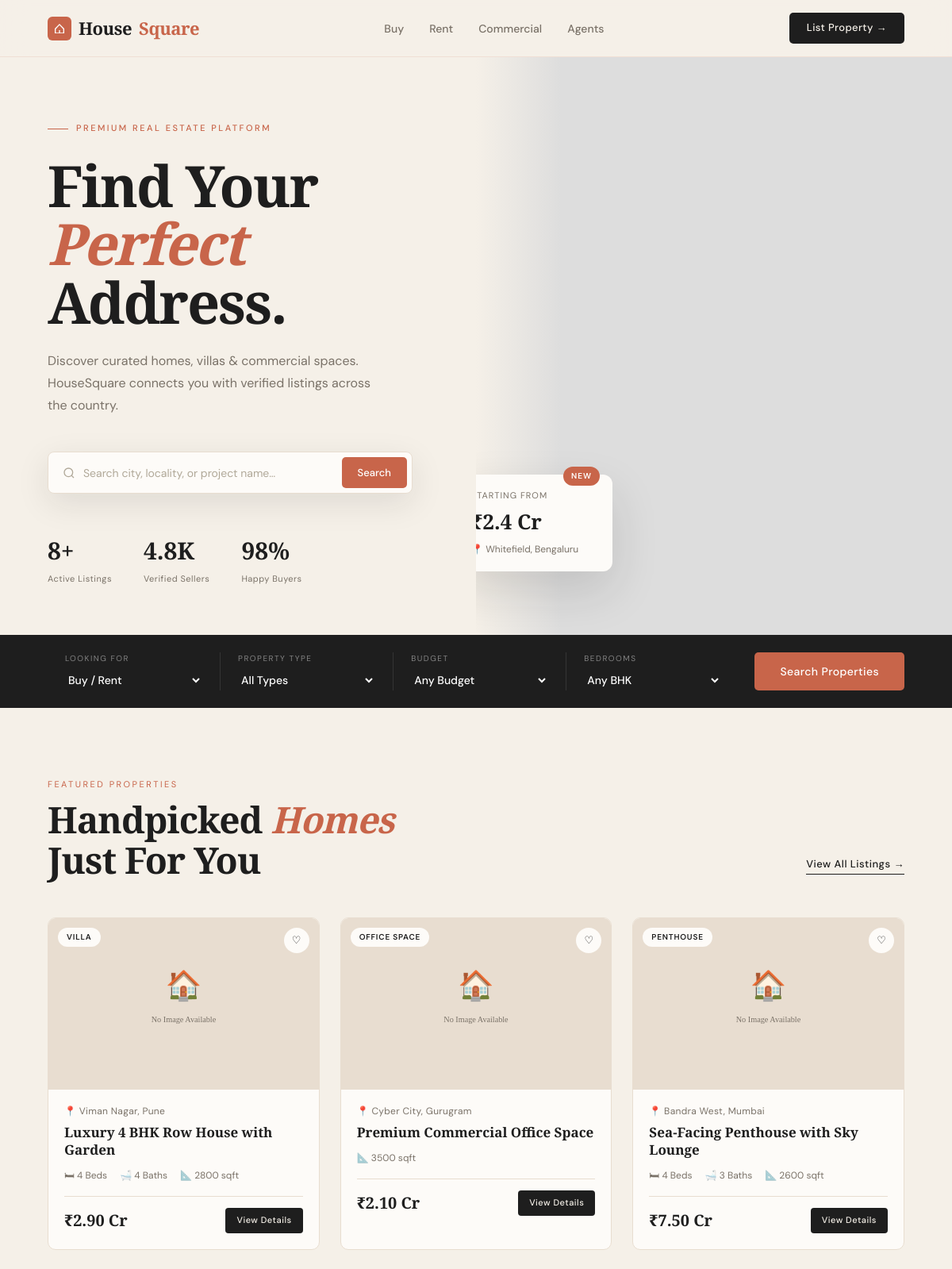
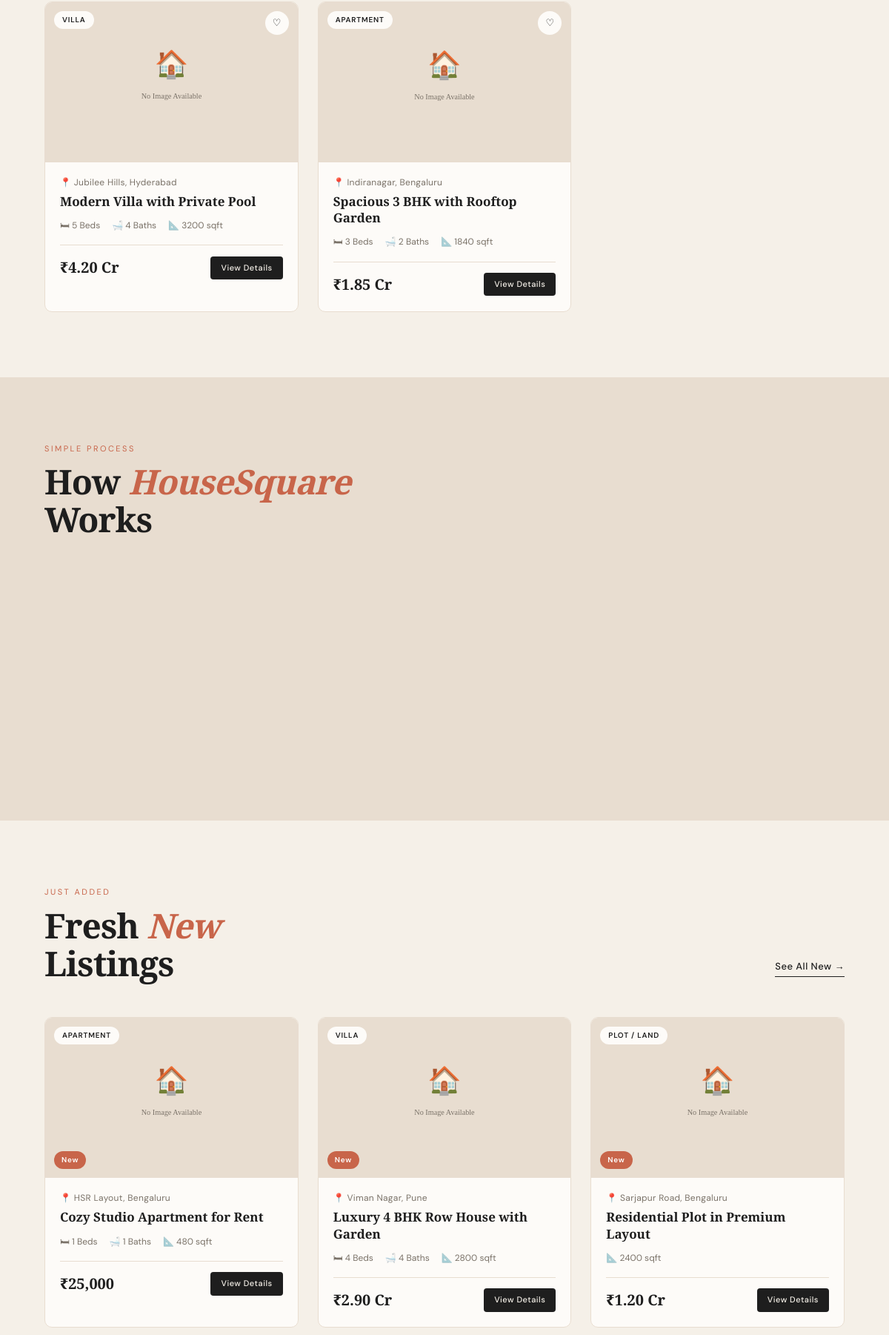
The page / (upper part) on the database its author committed (2 pictures, top to bottom).
### listings/models.py (models this page shows, shortened)
class Property(models.Model):
    PROPERTY_TYPES = [
        ('apartment', 'Apartment'),
        ('villa',     'Villa'),
        ('plot',      'Plot / Land'),
        ('penthouse', 'Penthouse'),
        ('commercial','Commercial'),
        ('office',    'Office Space'),
        ('shop',      'Shop / Showroom'),
        ('warehouse', 'Warehouse'),
    ]
    LISTING_PURPOSE = [
        ('sale',  'For Sale'),
        ('rent',  'For Rent'),
        ('lease', 'For Lease'),
    ]
    STATUS_CHOICES = [
        ('available',  'Available'),
        ('under_offer','Under Offer'),
        ('sold',       'Sold'),
        ('rented',     'Rented'),
    ]
    FURNISHING = [
        ('unfurnished',       'Unfurnished'),
        ('semi_furnished',    'Semi-Furnished'),
        ('fully_furnished',   'Fully Furnished'),
    ]
    FACING = [
        ('north', 'North'),
        ('south', 'South'),
        ('east',  'East'),
        ('west',  'West'),
        ('ne',    'North-East'),
        ('nw',    'North-West'),
        ('se',    'South-East'),
        ('sw',    'South-West'),
    ]
    id             = models.UUIDField(primary_key=True, default=uuid.uuid4, editable=False)
    title          = models.CharField(max_length=200)
    slug           = models.SlugField(max_length=220, unique=True, blank=True)
    description    = models.TextField()
    property_type  = models.CharField(max_length=20, choices=PROPERTY_TYPES)
    purpose        = models.CharField(max_length=10, choices=LISTING_PURPOSE, default='sale')
    status         = models.CharField(max_length=15, choices=STATUS_CHOICES, default='available')
    address        = models.CharField(max_length=300)
    locality       = models.CharField(max_length=150)
    city           = models.ForeignKey(City, on_delete=models.SET_NULL, null=True)
    pincode        = models.CharField(max_length=10, blank=True)
    latitude       = models.DecimalField(max_digits=9, decimal_places=6, null=True, blank=True)
    longitude      = models.DecimalField(max_digits=9, decimal_places=6, null=True, blank=True)
    price          = models.DecimalField(max_digits=14, decimal_places=2)
    price_negotiable = models.BooleanField(default=False)
    maintenance_charges = models.DecimalField(max_digits=8, decimal_places=2, null=True, blank=True)
    bedrooms       = models.PositiveSmallIntegerField(null=True, blank=True)
    bathrooms      = models.PositiveSmallIntegerField(null=True, blank=True)
    balconies      = models.PositiveSmallIntegerField(null=True, blank=True)
    parking_spots  = models.PositiveSmallIntegerField(default=0)
    floor_number   = models.PositiveSmallIntegerField(null=True, blank=True)
    total_floors   = models.PositiveSmallIntegerField(null=True, blank=True)
    built_up_area  = models.DecimalField(max_digits=10, decimal_places=2, help_text='sqft')
    carpet_area    = models.DecimalField(max_digits=10, decimal_places=2, null=True, blank=True, help_text='sqft')
    plot_area      = models.DecimalField(max_digits=10, decimal_places=2, null=True, blank=True, help_text='sqft')
    furnishing     = models.CharField(max_length=20, choices=FURNISHING, default='unfurnished')
    facing         = models.CharField(max_length=5, choices=FACING, blank=True)
    age_of_property= models.PositiveSmallIntegerField(null=True, blank=True, help_text='years')
    has_gym        = models.BooleanField(default=False)
    has_pool       = models.BooleanField(default=False)
    has_security   = models.BooleanField(default=False)
    has_lift       = models.BooleanField(default=False)
    has_garden     = models.BooleanField(default=False)
    has_clubhouse  = models.BooleanField(default=False)
    has_power_backup = models.BooleanField(default=False)
    pet_friendly   = models.BooleanField(default=False)
    cover_image    = models.ImageField(upload_to='properties/', blank=True, null=True)
    agent          = models.ForeignKey(Agent, on_delete=models.SET_NULL, null=True, blank=True, related_name='properties')
    owner_name     = models.CharField(max_length=120, blank=True)
    owner_phone    = models.CharField(max_length=20, blank=True)
    owner_email    = models.EmailField(blank=True)
    is_featured    = models.BooleanField(default=False)
    is_verified    = models.BooleanField(default=False)
    views_count    = models.PositiveIntegerField(default=0)
    created_at     = models.DateTimeField(auto_now_add=True)
    updated_at     = models.DateTimeField(auto_now=True)
    class Meta:
        verbose_name_plural = "Properties"
        ordering = ['-created_at']
    def get_absolute_url(self):
        return reverse('listings:detail', kwargs={'slug': self.slug})
    @property
    def formatted_price(self):
        price = float(self.price)
        if price >= 10_000_000:
            return f"₹{price/10_000_000:.2f} Cr"
        elif price >= 100_000:
            return f"₹{price/100_000:.2f} L"
        else:
            return f"₹{price:,.0f}"

class City(models.Model):
    name = models.CharField(max_length=100)
    state = models.CharField(max_length=100)
    class Meta:
        verbose_name_plural = "Cities"
        ordering = ['name']

### listings/views.py (the view)
# urls.py: path('',                    views.home,           name='home'),
def home(request):
    featured    = Property.objects.filter(is_featured=True, status='available')[:6]
    latest      = Property.objects.filter(status='available').order_by('-created_at')[:3]
    agents      = Agent.objects.filter(verified=True)[:4]
    total_count = Property.objects.filter(status='available').count()
    cities      = City.objects.all()[:8]
    context = {
        'featured':    featured,
        'latest':      latest,
        'agents':      agents,
        'total_count': total_count,
        'cities':      cities,
        'search_form': PropertySearchForm(),
    }
    return render(request, 'listings/home.html', context)

### listings/forms.py
class PropertySearchForm(forms.Form):
    SORT_CHOICES = [
        ('-created_at', 'Newest First'),
        ('price',       'Price: Low to High'),
        ('-price',      'Price: High to Low'),
        ('-views_count','Most Viewed'),
    ]
    q             = forms.CharField(required=False, label='Search', widget=forms.TextInput(attrs={'placeholder': 'City, locality, or keyword…'}))
    property_type = forms.ChoiceField(required=False, choices=[('', 'All Types')] + Property.PROPERTY_TYPES)
    purpose       = forms.ChoiceField(required=False, choices=[('', 'Buy / Rent')] + Property.LISTING_PURPOSE)
    bedrooms      = forms.ChoiceField(required=False, choices=[('', 'Any BHK'), ('1','1'), ('2','2'), ('3','3'), ('4','4'), ('5','5+')])
    min_price     = forms.DecimalField(required=False, label='Min Price')
    max_price     = forms.DecimalField(required=False, label='Max Price')
    sort          = forms.ChoiceField(required=False, choices=SORT_CHOICES)

### templates/listings/home.html (shortened to what this page needs)
{% extends 'base.html' %}
{% load static %}
{% block content %}
<section class="hero">
  <div class="hero-left animate-up">
    <div class="hero-tag">Premium Real Estate Platform</div>
    <h1 class="hero-title">Find Your<br><em>Perfect</em><br>Address.</h1>
    <p class="hero-sub">Discover curated homes, villas &amp; commercial spaces. HouseSquare connects you with verified listings across the country.</p>
    <form class="search-box" action="{% url 'listings:list' %}" method="get">
      <svg width="16" height="16" viewBox="0 0 24 24" fill="none" stroke="#B0A898" stroke-width="2"><circle cx="11" cy="11" r="8"/><path d="M21 21l-4.35-4.35"/></svg>
      <input type="text" name="q" placeholder="Search city, locality, or project name…" value="{{ request.GET.q }}">
      <button type="submit" class="search-btn">Search</button>
    </form>
    <div class="hero-stats">
      <div class="stat">
        <div class="stat-num">{{ total_count|default:"0" }}+</div>
        <div class="stat-label">Active Listings</div>
      </div>
      <div class="stat">
        <div class="stat-num">4.8K</div>
        <div class="stat-label">Verified Sellers</div>
      </div>
      <div class="stat">
        <div class="stat-num">98%</div>
        <div class="stat-label">Happy Buyers</div>
      </div>
    </div>
  </div>
  <div class="hero-right">
    <div class="hero-photo" style="background-image: url('{% static 'assets/images/hero-house.jpg' %}')"></div>
    <div class="floating-card">
      <span class="card-badge">NEW</span>
      <div class="card-label">Starting From</div>
      <div class="card-price">₹2.4 Cr</div>
      <div class="card-loc">📍 Whitefield, Bengaluru</div>
    </div>
  </div>
</section>
<div class="filter-bar">
  <form class="filter-form" action="{% url 'listings:list' %}" method="get">
    <div class="filter-item">
      <label>Looking For</label>
      <select name="purpose">
        <option value="">Buy / Rent</option>
      </select>
    </div>
    <div class="filter-item">
      <label>Property Type</label>
      <select name="property_type">
        <option value="">All Types</option>
      </select>
    </div>
    <div class="filter-item">
      <label>Budget</label>
      <select name="max_price">
        <option value="">Any Budget</option>
      </select>
    </div>
    <div class="filter-item">
      <label>Bedrooms</label>
      <select name="bedrooms">
        <option value="">Any BHK</option>
      </select>
    </div>
    <button type="submit" class="filter-search-btn">Search Properties</button>
  </form>
</div>
{% if featured %}
<section class="section">
  <div class="section-header">
    <div>
      <div class="section-tag">Featured Properties</div>
      <h2 class="section-title">Handpicked <em>Homes</em><br>Just For You</h2>
    </div>
    <a href="{% url 'listings:list' %}" class="view-all">View All Listings →</a>
  </div>
  <div class="listings-grid">
    {% for prop in featured %}
    <div class="listing-card" style="animation-delay: {{ forloop.counter0 }}00ms">
      <a href="{{ prop.get_absolute_url }}" class="card-link">
        <div class="card-img">
          {% if prop.cover_image %}
            <img src="{{ prop.cover_image.url }}" alt="{{ prop.title }}" loading="lazy">
          {% else %}
            <img src="{% static 'assets/images/properties/placeholder-'|add:forloop.counter|stringformat:'s'|add:'.jpg' %}" alt="{{ prop.title }}" loading="lazy" onerror="this.src='{% static 'assets/images/placeholder.svg' %}'">
          {% endif %}
          <span class="card-type-badge">{{ prop.get_property_type_display }}</span>
          <div class="card-fav" data-id="{{ prop.pk }}">♡</div>
        </div>
        <div class="card-body">
          <div class="card-address">📍 {{ prop.locality }}{% if prop.city %}, {{ prop.city.name }}{% endif %}</div>
          <div class="card-title">{{ prop.title }}</div>
          <div class="card-features">
            {% if prop.bedrooms %}<span class="feat">🛏 {{ prop.bedrooms }} Beds</span>{% endif %}
            {% if prop.bathrooms %}<span class="feat">🛁 {{ prop.bathrooms }} Baths</span>{% endif %}
            {% if prop.built_up_area %}<span class="feat">📐 {{ prop.built_up_area|floatformat:0 }} sqft</span>{% endif %}
          </div>
          <div class="card-footer">
            <div class="card-price-tag">{{ prop.formatted_price }}</div>
            <span class="card-btn">View Details</span>
          </div>
        </div>
      </a>
    </div>
    {% endfor %}
  </div>
</section>
{% endif %}
<section class="how-section">
  <div class="section-header">
    <div>
      <div class="section-tag">Simple Process</div>
      <h2 class="section-title">How <em>HouseSquare</em><br>Works</h2>
    </div>
  </div>
  <div class="steps-grid">
  </div>
</section>
{% if latest %}
<section class="section">
  <div class="section-header">
    <div>
      <div class="section-tag">Just Added</div>
      <h2 class="section-title">Fresh <em>New</em><br>Listings</h2>
    </div>
    <a href="{% url 'listings:list' %}?sort=-created_at" class="view-all">See All New →</a>
  </div>
  <div class="listings-grid">
    {% for prop in latest %}
    <div class="listing-card">
      <a href="{{ prop.get_absolute_url }}" class="card-link">
        <div class="card-img">
          {% if prop.cover_image %}
            <img src="{{ prop.cover_image.url }}" alt="{{ prop.title }}" loading="lazy">
          {% else %}
            <img src="{% static 'assets/images/placeholder.svg' %}" alt="{{ prop.title }}" loading="lazy">
          {% endif %}
          <span class="card-type-badge">{{ prop.get_property_type_display }}</span>
          <span class="card-new-badge">New</span>
        </div>
        <div class="card-body">
          <div class="card-address">📍 {{ prop.locality }}{% if prop.city %}, {{ prop.city.name }}{% endif %}</div>
          <div class="card-title">{{ prop.title }}</div>
          <div class="card-features">
            {% if prop.bedrooms %}<span class="feat">🛏 {{ prop.bedrooms }} Beds</span>{% endif %}
            {% if prop.bathrooms %}<span class="feat">🛁 {{ prop.bathrooms }} Baths</span>{% endif %}
            {% if prop.built_up_area %}<span class="feat">📐 {{ prop.built_up_area|floatformat:0 }} sqft</span>{% endif %}
          </div>
          <div class="card-footer">
            <div class="card-price-tag">{{ prop.formatted_price }}</div>
            <span class="card-btn">View Details</span>
          </div>
        </div>
      </a>
    </div>
    {% endfor %}
  </div>
</section>
{% endif %}
{% endblock %}

### rows shown on the page
Property: property_type "VILLA", locality "Viman Nagar", city.name "Pune", title "Luxury 4 BHK Row House with Garden", bedrooms "4", bathrooms "4", built_up_area "2800", formatted_price "₹2.90 Cr"
Property: property_type "OFFICE SPACE", locality "Cyber City", city.name "Gurugram", title "Premium Commercial Office Space", built_up_area "3500", formatted_price "₹2.10 Cr"
Property: property_type "PENTHOUSE", locality "Bandra West", city.name "Mumbai", title "Sea-Facing Penthouse with Sky Lounge", bedrooms "4", bathrooms "3", built_up_area "2600", formatted_price "₹7.50 Cr"
Property: property_type "VILLA", locality "Jubilee Hills", city.name "Hyderabad", title "Modern Villa with Private Pool", bedrooms "5", bathrooms "4", built_up_area "3200", formatted_price "₹4.20 Cr"
Property: property_type "APARTMENT", locality "Indiranagar", city.name "Bengaluru", title "Spacious 3 BHK with Rooftop Garden", bedrooms "3", bathrooms "2", built_up_area "1840", formatted_price "₹1.85 Cr"
Property: property_type "APARTMENT", locality "HSR Layout", city.name "Bengaluru", title "Cozy Studio Apartment for Rent", bedrooms "1", bathrooms "1", built_up_area "480", formatted_price "₹25,000"
Property: property_type "PLOT / LAND", locality "Sarjapur Road", city.name "Bengaluru", title "Residential Plot in Premium Layout", built_up_area "2400", formatted_price "₹1.20 Cr"

### other values the page prints
{{ total_count|default:"0" }} "8"
